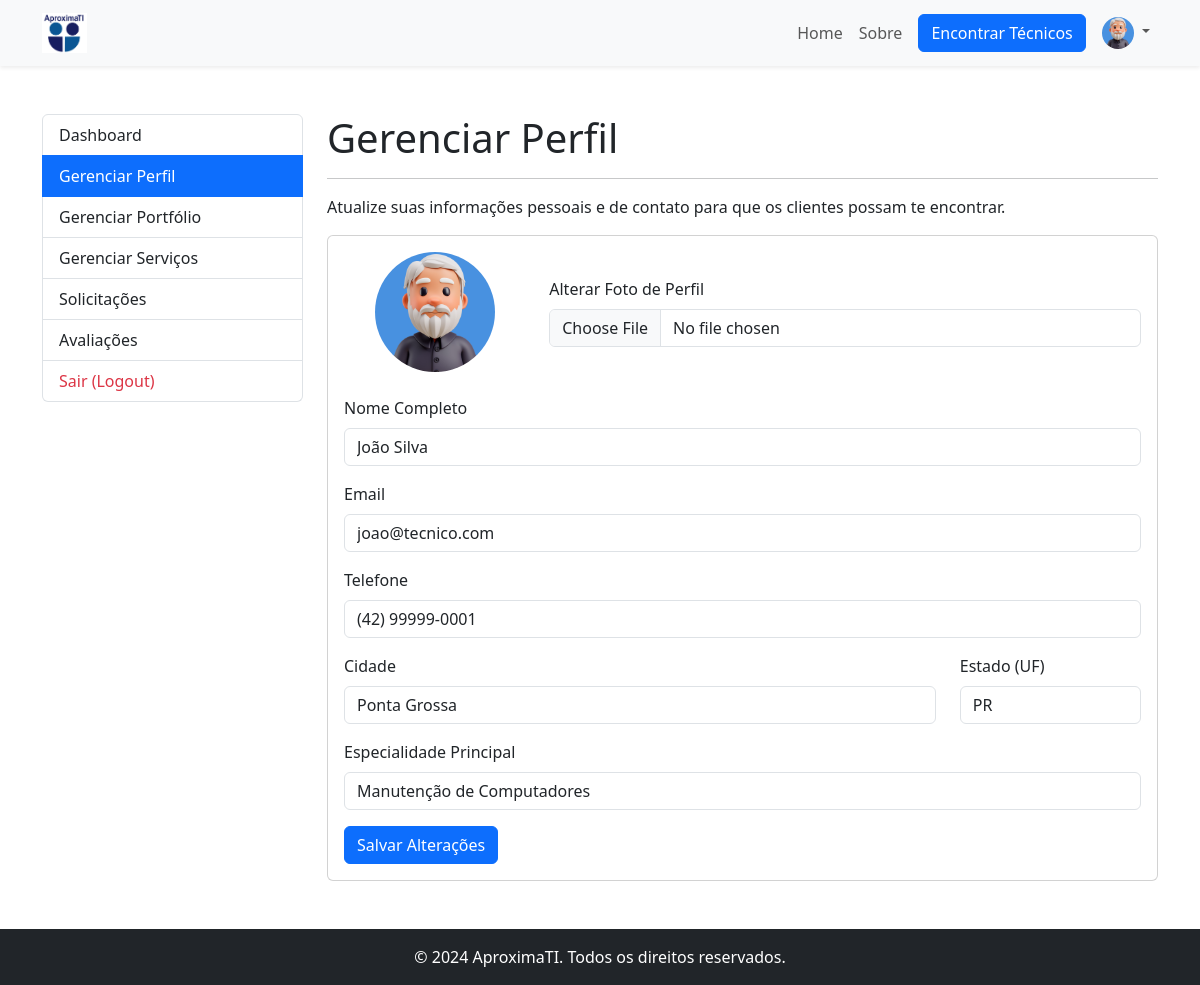
Screenshot of /painel/gerenciarPerfil.php (signed in) with the database file from the repository.
### tables this page shows
CREATE TABLE `usuarios` (
  `id` int(11) NOT NULL,
  `nome` varchar(100) NOT NULL,
  `email` varchar(100) NOT NULL,
  `senha` varchar(255) NOT NULL,
  `tipo` enum('tecnico','cliente','admin') NOT NULL,
  `telefone` varchar(20) DEFAULT NULL,
  `cidade` varchar(100) DEFAULT NULL,
  `estado` char(2) DEFAULT NULL,
  `foto_perfil` varchar(255) DEFAULT NULL,
  `especialidade` varchar(255) DEFAULT NULL,
  `data_cadastro` datetime DEFAULT current_timestamp()
);

### classes/UsuarioDAO.php (called while the page is built, shortened)
<?php
class UsuarioDAO {
    private $pdo;
    public function __construct(PDO $pdo) {
        $this->pdo = $pdo;
    }
    public function buscarPorId($id) {
        try {
            $sql = "SELECT id, nome, email, telefone, cidade, estado, especialidade, foto_perfil FROM usuarios WHERE id = ?";
            $stmt = $this->pdo->prepare($sql);
            $stmt->execute([$id]);
            return $stmt->fetch();
        } catch (PDOException $e) {
            return false;
        }
    }
}
?>

### painel/gerenciarPerfil.php (the view, shortened to what this page needs)
<?php
require_once '../includes/db.php';
require_once '../classes/UsuarioDAO.php';
$usuarioDAO = new UsuarioDAO($pdo);
$tecnico = $usuarioDAO->buscarPorId($_SESSION['usuario_id']);
include '../includes/header.php';
?>
<main class="container my-5">
    <div class="row">
        <div class="col-md-3">
            <?php
                include '../includes/menuTecnico.php';
            ?>
        </div>
        <div class="col-md-9">
            <h1>Gerenciar Perfil</h1>
            <hr>
            <p>Atualize suas informações pessoais e de contato para que os clientes possam te encontrar.</p>
            <div class="card">
                <div class="card-body">
                    <form action="../processa/processaEdicaoPerfil.php" method="post" enctype="multipart/form-data">
                        <div class="row align-items-center mb-4">
                            <div class="col-md-3 text-center">
                                <img src="<?php echo $avatarUrl; ?>"
                                    alt="Avatar" class="rounded-circle img-fluid" style="width: 120px; height: 120px; object-fit: cover;">
                            </div>
                            <div class="col-md-9">
                                <label for="foto" class="form-label">Alterar Foto de Perfil</label>
                                <input class="form-control" type="file" id="foto" name="foto" accept="image/*">
                            </div>
                        </div>
                        <div class="mb-3">
                            <label for="nome" class="form-label">Nome Completo</label>
                            <input type="text" class="form-control" id="nome" name="nome" value="<?php echo htmlspecialchars($tecnico['nome']); ?>" required>
                        </div>
                        <div class="mb-3">
                            <label for="email" class="form-label">Email</label>
                            <input type="email" class="form-control" id="email" name="email" value="<?php echo htmlspecialchars($tecnico['email']); ?>" required>
                        </div>
                        <div class="mb-3">
                            <label for="telefone" class="form-label">Telefone</label>
                            <input type="text" class="form-control" id="telefone" name="telefone" value="<?php echo htmlspecialchars($tecnico['telefone'] ?? ''); ?>">
                        </div>
                        <div class="row">
                            <div class="col-md-9 mb-3">
                                <label for="cidade" class="form-label">Cidade</label>
                                <input type="text" class="form-control" id="cidade" name="cidade" value="<?php echo htmlspecialchars($tecnico['cidade'] ?? ''); ?>">
                            </div>
                            <div class="col-md-3 mb-3">
                                <label for="estado" class="form-label">Estado (UF)</label>
                                <input type="text" class="form-control" id="estado" name="estado" value="<?php echo htmlspecialchars($tecnico['estado'] ?? ''); ?>" maxlength="2">
                            </div>
                        </div>
                        <div class="mb-3">
                            <label for="especialidade" class="form-label">Especialidade Principal</label>
                            <input type="text" class="form-control" id="especialidade" name="especialidade" value="<?php echo htmlspecialchars($tecnico['especialidade'] ?? ''); ?>" required>
                        </div>
                        <button type="submit" class="btn btn-primary">Salvar Alterações</button>
                    </form>
                </div>
            </div>
        </div>
    </div>
</main>
<?php
include '../includes/footer.php';
?>

### rows the page displays
usuarios: nome "João Silva", email "joao@tecnico.com", telefone "(42) 99999-0001", cidade "Ponta Grossa", estado "PR", especialidade "Manutenção de Computadores"
